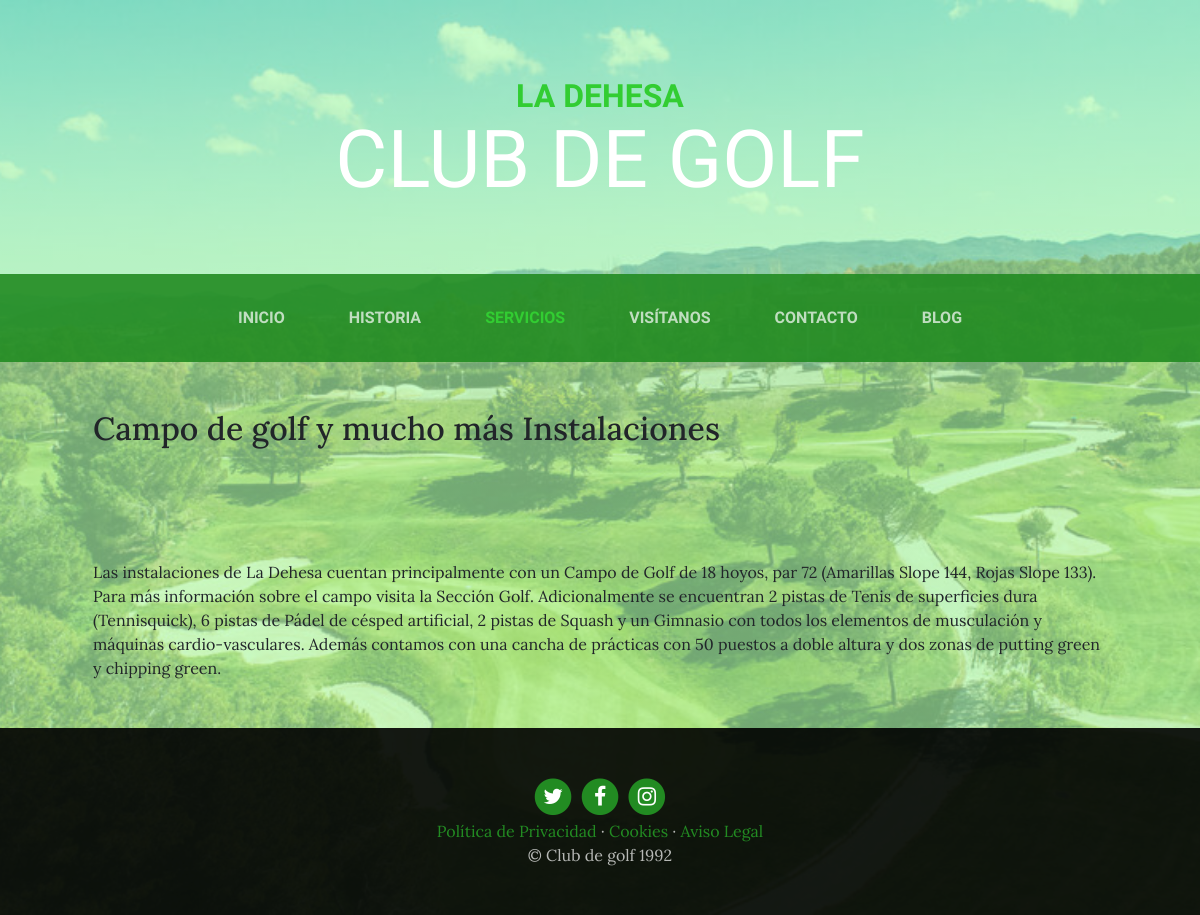
Page /services/ on the committed database.
### services/models.py (models this page shows, shortened)
class Service(models.Model):
    title = models.CharField(max_length=200,
        verbose_name="Título")
    subtitle = models.CharField(max_length=200,
        verbose_name="Subtítulo")
    content = models.TextField(
        verbose_name="Contenido")
    image = models.ImageField(verbose_name="Imagen",
        upload_to="services")
    created = models.DateTimeField(auto_now_add=True,
        verbose_name="Fecha de creación")
    updated = models.DateTimeField(auto_now=True,
        verbose_name="Fecha de edición")
    class Meta:
        verbose_name = "servicio"
        verbose_name_plural = "servicios"
        ordering = ['-created']

### pages/models.py (models this page shows, shortened)
class Page(models.Model):
    title = models.CharField(max_length=200, verbose_name="Título")
    content = RichTextField(verbose_name="Contenido")
    order = models.SmallIntegerField(default=0, verbose_name="Orden")
    created = models.DateTimeField(auto_now_add=True, verbose_name="Fecha de creación")
    updated = models.DateTimeField(auto_now=True, verbose_name="Fecha de edición")
    class Meta:
        verbose_name = "Página"
        verbose_name_plural = "Páginas"
        ordering = ['order', 'title']

### services/views.py (the view)
# urls.py: path('', views.services, name="services"),
def services(request):
    services = Service.objects.all()
    return render(request, "services/services.html",{'services':services})

### pages/templatetags/pages_extras.py (called while the page is built)
@register.simple_tag
def get_page_list():
    pages = Page.objects.all()
    return pages

### social/processors.py (called while the page is built)
def ctx_dict(request):
    ctx = {}
    links = Link.objects.all()
    for link in links:
        ctx[link.key] = link.url
    return ctx

### services/templates/services/services.html (shortened to what this page needs)
{% extends 'core/base.html' %}
{% load static %}
{% block content %}
{% for service in services reversed %}
    <section class="page-section">
    <div class="container">
        <div class="product-item">
        <div class="product-item-title d-flex">
            <div class="bg-faded p-5 d-flex mr-auto rounded">
                <h2 class="section-heading mb-0">
                    <span class="section-heading-upper">
                        {{service.subtitle}}
                    </span>
                    <span class="section-heading-lower">
                        {{service.title}}
                    </span>
                </h2>
            </div>
        </div>
        <div class="product-item-description d-flex ml-auto">
            <div class="bg-faded p-5 rounded">
                <p class="mb-0">{{service.content}}</p>
            </div>
        </div>
        </div>
    </div>
    </section>
{% endfor %}
{% endblock %}

### core/templates/core/base.html (shortened to what this page needs)
<!DOCTYPE html>
<html lang="es">
	<head>
		{% load static %}
		<link href="{% static 'core/vendor/bootstrap/css/bootstrap.min.css'%}" rel="stylesheet">
		<link href="{% static 'core/vendor/font-awesome/css/font-awesome.min.css' %}" rel="stylesheet" type="text/css">
		<link href="{% static 'core/css/business-casual.css' %}" rel="stylesheet">
	</head>
	<body>
		<h1 class="site-heading text-center text-white d-none d-lg-block">
			<span class="site-heading-upper text-primary mb-3">La Dehesa</span>
			<span class="site-heading-lower">Club de Golf</span>
		</h1>
		<nav class="navbar navbar-expand-lg navbar-dark py-lg-4" id="mainNav">
			<div class="container">
				<div class="collapse navbar-collapse" id="navbarResponsive">
					<ul class="navbar-nav mx-auto">
						<li class="nav-item px-lg-4 {% if request.path == '/' %}active{% endif %}">
							<a class="nav-link text-uppercase text-expanded" href="{% url 'home' %}">Inicio</a>
						</li>
						<li class="nav-item px-lg-4 {% if request.path == '/about/' %}active{% endif %}">
							<a class="nav-link text-uppercase text-expanded" href="{% url 'about' %}">Historia</a>
						</li>
						<li class="nav-item px-lg-4 {% if request.path == '/services/' %}active{% endif %}">
							<a class="nav-link text-uppercase text-expanded" href="{% url 'services' %}">Servicios</a>
						</li>
						<li class="nav-item px-lg-4 {% if request.path == '/store/' %}active{% endif %}">
							<a class="nav-link text-uppercase text-expanded" href="{% url 'store' %}">Visítanos</a>
						</li>
						<li class="nav-item px-lg-4 {% if request.path == '/contact/' %}active{% endif %}">
							<a class="nav-link text-uppercase text-expanded" href="{% url 'contact' %}">Contacto</a>
						</li>
						<li class="nav-item px-lg-4
							{% if request.path|slice:":6" == '/blog/' %}active{% endif %}">
							<a class="nav-link text-uppercase text-expanded"
								href="{% url 'blog' %}">Blog</a>
							</li>
					</ul>
				</div>
			</div>
		</nav>
        {% block content %} {% endblock %}
		<footer class="footer text-faded text-center py-5">
			<div class="container">
				<p class="m-0">
					{% if LINK_TWITTER %}
						<a href="{{LINK_TWITTER}}" class="link">
							<span class="fa-stack fa-lg">
								<i class="fa fa-circle fa-stack-2x"></i>
								<i class="fa fa-twitter fa-stack-1x fa-inverse"></i>
							</span>
						</a>
					{% endif %}
					{% if LINK_FACEBOOK %}
						<a href="{{LINK_FACEBOOK}}" class="link">
							<span class="fa-stack fa-lg">
								<i class="fa fa-circle fa-stack-2x"></i>
								<i class="fa fa-facebook fa-stack-1x fa-inverse"></i>
							</span>
						</a>
					{% endif %}
					{% if LINK_INSTAGRAM %}
						<a href="{{LINK_INSTAGRAM}}" class="link">
							<span class="fa-stack fa-lg">
								<i class="fa fa-circle fa-stack-2x"></i>
								<i class="fa fa-instagram fa-stack-1x fa-inverse"></i>
							</span>
						</a>
					{% endif %}
				</p>
				<p class="m-0 mbt">
					{% load pages_extras %}
					{% get_page_list as page_list %}
					{% for page in page_list %}
						<a href="{% url 'page' page.id page.title|slugify %}"class="link">
							{{page.title}}</a> {% if not forloop.last %}·{% endif %}
					{% endfor %}
				</p>
				<p class="m-0 mbt1">&copy; Club de golf 1992</p>
			</div>
	</footer>
	</body>
</html>

### core/static/core/css/business-casual.css (style rules this page uses)
body { font-family: 'Lora'; background: linear-gradient(rgba(176, 255, 176, 0.65), rgba(176, 255, 176, 0.65)), url("../img/Golfcampo.jpg?v=2"); background-attachment: fixed; background-position: center; background-size: cover; }
.text-faded { color: rgba(255, 255, 255, 0.7); }
.site-heading { margin-top: 5rem; margin-bottom: 5rem; text-transform: uppercase; line-height: 1; font-family: 'Raleway'; color: #228B22; }
.site-heading .site-heading-upper { display: block; font-size: 2rem; font-weight: 800; color: #32CD32; }
.site-heading .site-heading-lower { font-size: 5rem; font-weight: 100; line-height: 4rem; color: #ffffff; }
#mainNav { background-color: rgba(34, 139, 34, 0.9); font-family: 'Raleway'; }
#mainNav .navbar-nav .nav-item .nav-link { color: rgba(255, 255, 255, 0.7); font-weight: 800; }
#mainNav .navbar-nav .nav-item.active .nav-link { color: #32CD32; }
.footer { background-color: rgba(0, 0, 0, 0.9); }
.text-primary { color: #32CD32 !important; }
a.link { color: #228B22; }

### rows in the picture
Service: subtitle "Campo de golf y mucho más", title "Instalaciones", content "Las instalaciones de La Dehesa cuentan principalmente con un Campo de Golf de 18 hoyos, par 72 (Amarillas Slope 144, Rojas Slope 133). Para más información sobre el campo visita la Sección Golf. Adicionalmente se encuentran 2 pistas de Tenis de superficies dura (Tennisquick), 6 pistas de Pádel de césped artificial, 2 pistas de Squash y un Gimnasio con todos los elementos de musculación y máquinas cardio-vasculares. Además contamos con una cancha de prácticas con 50 puestos a doble altura y dos zonas de putting green y chipping green."
Page: title "Política de Privacidad"
Page: title "Cookies"
Page: title "Aviso Legal"
